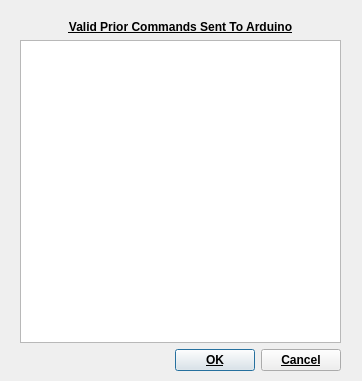
<?xml version="1.0" encoding="UTF-8"?>
<ui version="4.0">
 <class>Dialog</class>
 <widget class="QDialog" name="Dialog">
  <property name="windowModality">
   <enum>Qt::ApplicationModal</enum>
  </property>
  <property name="geometry">
   <rect>
    <x>0</x>
    <y>0</y>
    <width>362</width>
    <height>381</height>
   </rect>
  </property>
  <property name="font">
   <font>
    <weight>75</weight>
    <bold>true</bold>
    <underline>true</underline>
   </font>
  </property>
  <property name="windowTitle">
   <string>Prior Commands</string>
  </property>
  <widget class="QWidget" name="verticalLayoutWidget">
   <property name="geometry">
    <rect>
     <x>20</x>
     <y>20</y>
     <width>321</width>
     <height>351</height>
    </rect>
   </property>
   <layout class="QVBoxLayout" name="verticalLayout">
    <item>
     <widget class="QLabel" name="label">
      <property name="text">
       <string>Valid Prior Commands Sent To Arduino</string>
      </property>
      <property name="alignment">
       <set>Qt::AlignCenter</set>
      </property>
     </widget>
    </item>
    <item>
     <widget class="QListWidget" name="prior_commands"/>
    </item>
    <item>
     <widget class="QDialogButtonBox" name="accept_deny">
      <property name="orientation">
       <enum>Qt::Horizontal</enum>
      </property>
      <property name="standardButtons">
       <set>QDialogButtonBox::Cancel|QDialogButtonBox::Ok</set>
      </property>
     </widget>
    </item>
   </layout>
  </widget>
 </widget>
 <resources/>
 <connections>
  <connection>
   <sender>accept_deny</sender>
   <signal>accepted()</signal>
   <receiver>Dialog</receiver>
   <slot>accept()</slot>
   <hints>
    <hint type="sourcelabel">
     <x>248</x>
     <y>254</y>
    </hint>
    <hint type="destinationlabel">
     <x>157</x>
     <y>274</y>
    </hint>
   </hints>
  </connection>
  <connection>
   <sender>accept_deny</sender>
   <signal>rejected()</signal>
   <receiver>Dialog</receiver>
   <slot>reject()</slot>
   <hints>
    <hint type="sourcelabel">
     <x>316</x>
     <y>260</y>
    </hint>
    <hint type="destinationlabel">
     <x>286</x>
     <y>274</y>
    </hint>
   </hints>
  </connection>
  <connection>
   <sender>prior_commands</sender>
   <signal>doubleClicked(QModelIndex)</signal>
   <receiver>Dialog</receiver>
   <slot>accept()</slot>
   <hints>
    <hint type="sourcelabel">
     <x>180</x>
     <y>183</y>
    </hint>
    <hint type="destinationlabel">
     <x>180</x>
     <y>190</y>
    </hint>
   </hints>
  </connection>
 </connections>
</ui>
